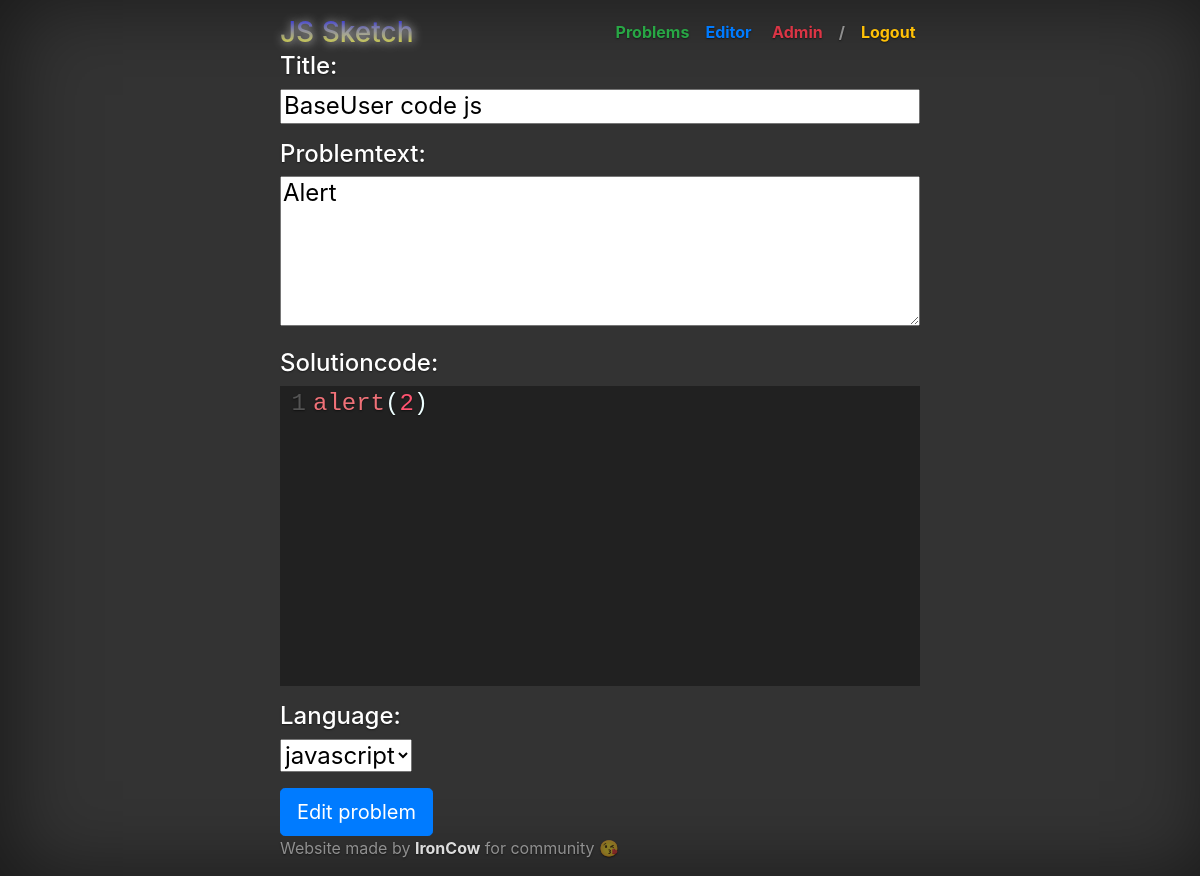
The page /problem/3/edit (signed in) on the database its author committed.
### js_Sketch/models.py (models this page shows, shortened)
class Problem(models.Model):
    title = models.CharField(max_length=64)
    problemtext = models.TextField(max_length=1024)
    solutioncode = models.TextField(max_length=1024)
    timestamp = models.DateTimeField(auto_now_add=True)
    user = models.ForeignKey(User, on_delete=models.CASCADE)
    language = models.ForeignKey(Language, on_delete=models.CASCADE)
    class Meta:
        ordering = ["-id", ]

### js_Sketch/views.py (the view, shortened to what this page needs)
# urls.py: path('problem/<int:problem_id>/edit', edit_problem),
def edit_problem(request, problem_id: int):
    context = dict()
    problem = get_object_or_404(Problem, id=problem_id)
    if not request.user.is_superuser and request.user != problem.user:
        messages.info(request, "No access to edit this problem")
        return redirect(f'/problems_list')
    if request.method == "GET":
        form = ProblemForm(instance=problem)
        context['form'] = form
        context['problem'] = problem
        return render(request, "sketch/edit_problem.html", context)

### js_Sketch/forms.py
class ProblemForm(ModelForm):
    class Meta:
        model = Problem
        fields = ['title', 'problemtext', 'solutioncode', 'language']

### js_Sketch/models.py (called while the page is built)
    def __str__(self):
        return self.name

### templates/sketch/edit_problem.html (shortened to what this page needs)
{% extends 'layouts/base.html' %}
{% load static %}
{% block content %}
    <form class="" id="form-for-code" method="post" enctype="multipart/form-data">{% csrf_token %}
{% for field in form %}
    <h4>
        {{ field.label_tag }}
        <p>{{ field }}</p>
    </h4>
{% endfor %}
    <input type='submit' class="btn btn-lg btn-primary run-button" value='Edit problem' />
</form>
{% endblock content %}

### templates/layouts/header.html (shortened to what this page needs)
<header class="masthead mb-auto">
    <div class="inner">
    <h3 class="masthead-brand">
        <a href="/"
            style="
                background-image: linear-gradient(to top, yellow, blue);
                -webkit-background-clip: text;
                -moz-background-clip: text;
                background-clip: text;
                color: transparent;
                text-shadow: 1px 1px transparent, 1px 1px 10px silver
           ">
        </a>
    </h3>
        <nav class="nav nav-masthead justify-content-center">
            <a class="nav-link text-success" href="/problems_list">Problems</a>
            <a class="nav-link text-primary" href="/js_editor">Editor</a>
                 {% if user.is_authenticated %}
                <a class="nav-link text-danger" href="/account/profile">
                    {{ user.username }}</a>
                    <span class="nav-link" >/</span>
                <a class="nav-link text-warning" href="/account/logout">Logout</a>
                 {% else %}
            <a class="nav-link text-danger" href="/account/signup">Sign Up</a>
            <span class="nav-link" >/</span>
            <a class="nav-link text-warning" href="/account/signin">Sign In</a>
                 {% endif %}
        </nav>
    </div>
</header>

### static/css/sketch/cover.css (style rules this page uses)
a, a:focus, a:hover { color: #fff; }
html, body { background-color: #333; }
body { color: #fff; text-shadow: 0 .05rem .1rem rgba(0, 0, 0, .5); box-shadow: inset 10px 0 5rem rgba(0, 0, 0, .5); }
.masthead { margin-bottom: 2rem; }
.masthead-brand { margin-bottom: 0; }
.nav-masthead .nav-link { padding: .25rem 0; font-weight: 700; color: rgba(255, 255, 255, .5); background-color: transparent; border-bottom: .25rem solid transparent; }
.nav-masthead .nav-link + .nav-link { margin-left: 1rem; }
@media (min-width: 48em) { .masthead-brand { float: left; } }
@media (min-width: 48em) { .nav-masthead { float: right; } }

### templates/sketch/edit_problem.html (style rules this page uses)
#id_title { width: 100%; }
#id_problemtext { width: 100%; }

### rows shown on the page
Problem: form "BaseUser code js" "Alert" "javascript"

### other values the page prints
{{ user.username }} "Admin"
{{ field.label_tag }} "Title:" "Problemtext:" "Solutioncode:" "Language:"
